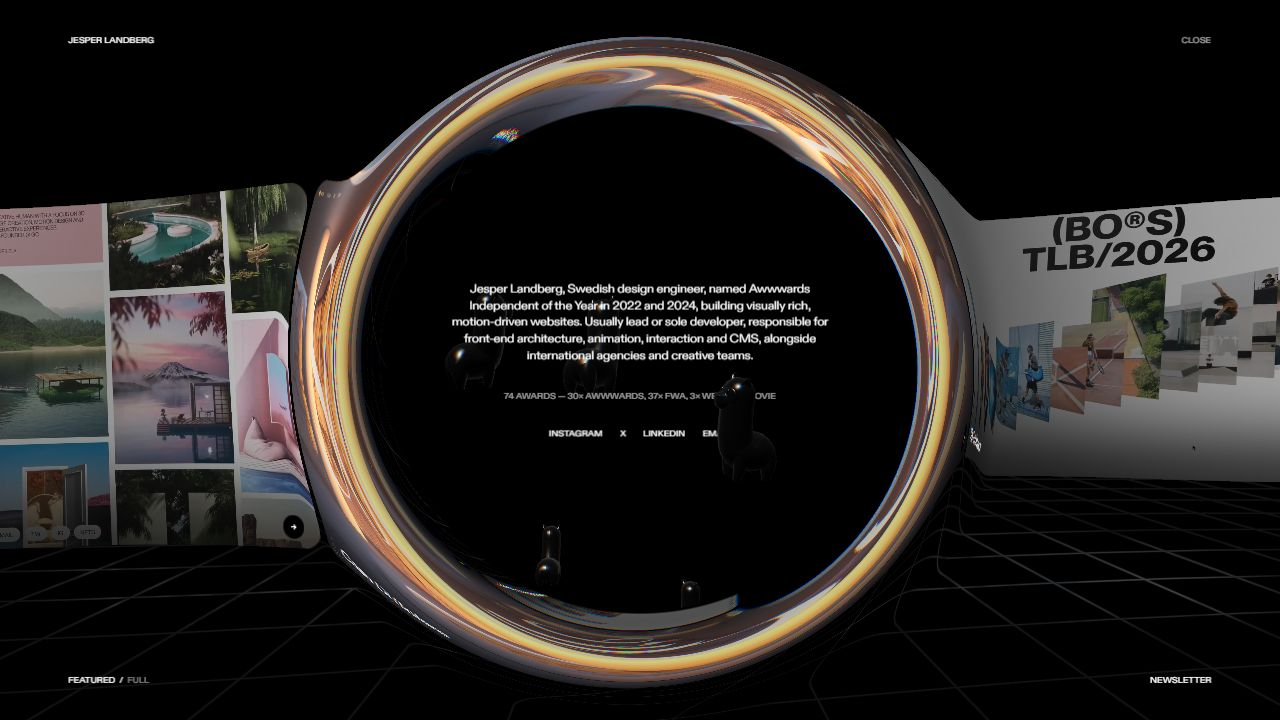
#> input picture audit-2026-09-16/04-reference-profile.png, 1280 x 720 px
$ python make_comparisons.py
#> lines starting #> are read from the running program, lines starting #| are printed output that depends on the picture
from pathlib import Path
from PIL import Image, ImageDraw

root = Path(__file__).parent
for key, left, right in [
    ('comparison-profile', '04-reference-profile', '04-demo-profile'),
    ('comparison-hover', '11-reference-full-hover-move', '10-demo-full-hover'),
    ('comparison-gallery', '01-reference-idle', '01-demo-idle'),
    ('comparison-detail', '07-reference-project-scroll', '07-demo-project-scroll'),
]:
    out = Image.new('RGB', (2560, 776), '#171717')
#> out: PIL image 2560x776 RGB; every value is 23
    draw = ImageDraw.Draw(out)
    draw.text((24, 20), 'REFERENCE — Jesper Landberg', fill='white')
    draw.text((1304, 20), 'CURRENT PROTOTYPE', fill='white')
    out.paste(Image.open(root / (left + '.png')).convert('RGB'), (0, 56))
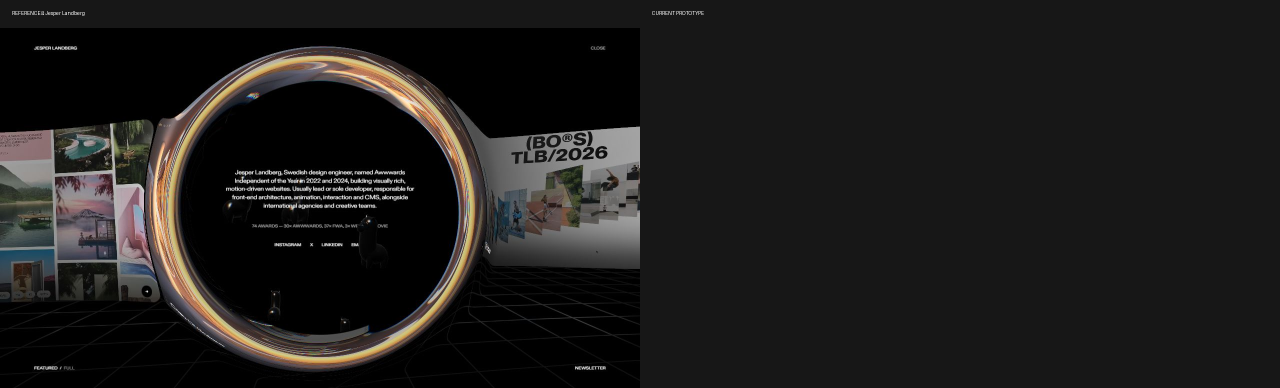
#> out: PIL image 2560x776 RGB (shown at 1/2 size); mean R, G, B 29.7, 28.3, 27.1
    out.paste(Image.open(root / (right + '.png')).convert('RGB'), (1280, 56))
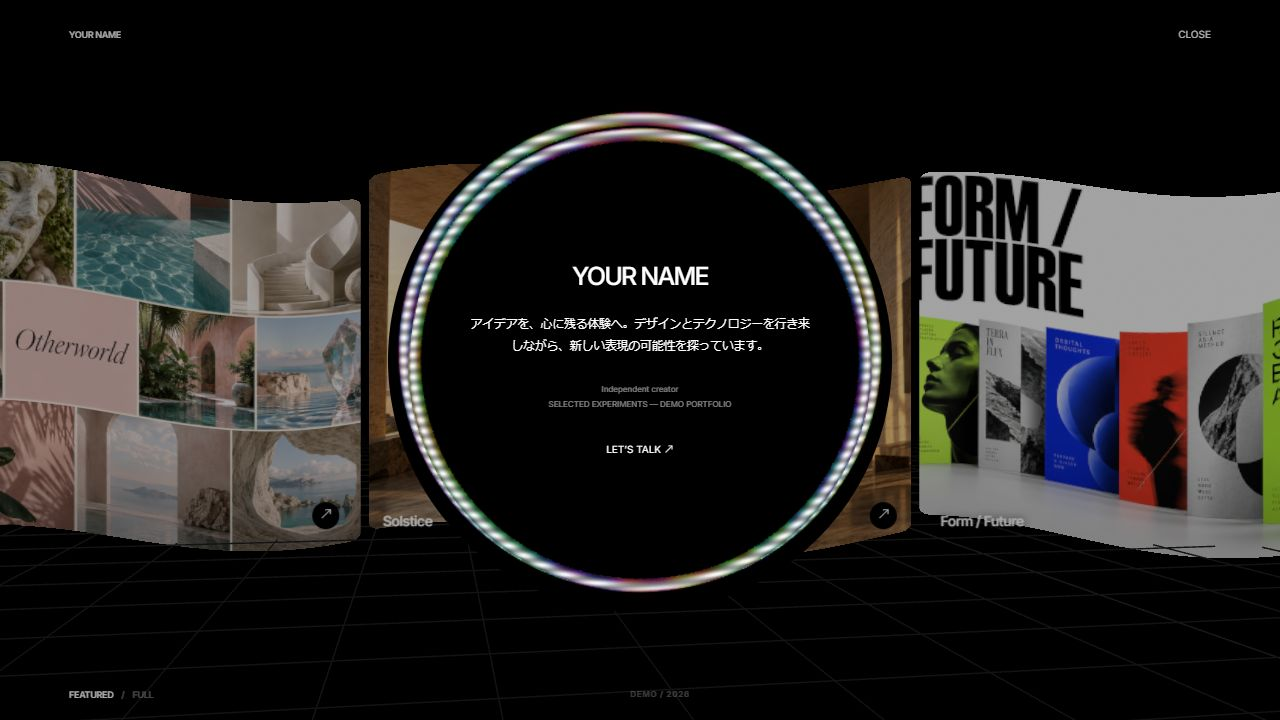
#> input picture audit-2026-09-16/04-demo-profile.png, 1280 x 720 px
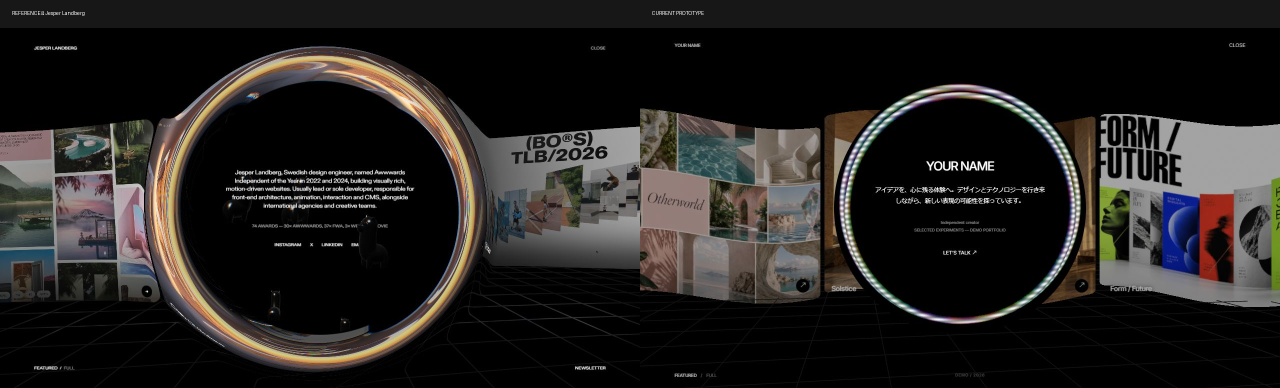
#> out: PIL image 2560x776 RGB (shown at 1/2 size); mean R, G, B 36.1, 33.8, 31.9
#> (the run stopped early here; a loop or call above may not have finished)
